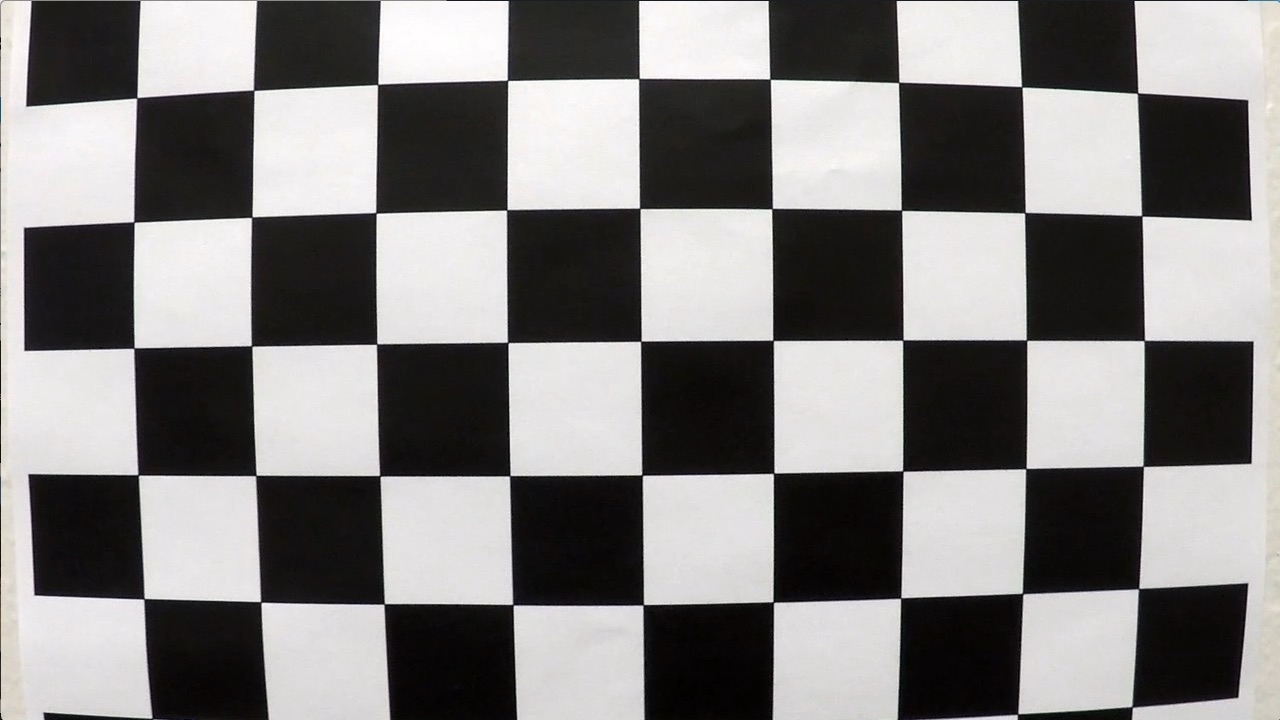
#> input picture 08_CarND-Advanced-Lane-Lines-Project4/camera_cal/calibration1.jpg, 1280 x 720 px
$ python test_single_image.py
#> lines starting #> are read from the running program, lines starting #| are printed output that depends on the picture; after the words box and inside, x2 and y2 are one past the last pixel; in counts of white or black regions, pixels touching at a corner belong together
### 08_CarND-Advanced-Lane-Lines-Project4/camera_calibration.py
import platform
import glob
import numpy as np
import cv2


class CameraCalibration():
	def __init__(self, images_path):
		self.intrinsic_mat = None
		self.dist_paras = None
		self.image_paths = glob.glob(images_path + '*.jpg')


	def calibrate(self):
		objp = np.zeros((6 * 9, 3), np.float32)
		objp[:, :2] = np.mgrid[0:9, 0:6].T.reshape(-1, 2)

		object_points = []
		img_points = []

		for idx, img_path in enumerate(self.image_paths):
			img = cv2.imread(img_path)
#> img is the input picture: shape (720, 1280, 3); mean B, G, R 127.8, 128.4, 130.1
			gray = cv2.cvtColor(img, cv2.COLOR_BGR2GRAY)

			# find corners
			ret, corners = cv2.findChessboardCorners(gray, (9, 6), None)
#> ret = False; corners = None

			if ret is True:
				object_points.append(objp)
				img_points.append(corners)

				cv2.drawChessboardCorners(img, (9, 6), corners, ret)
				if platform.system() == 'Windows':
					write_name = './output_images/draw_' + img_path[img_path.rfind('\\') + 1:]
				else:
					write_name = './output_images/draw_' + img_path[img_path.rfind('/') + 1:]
				cv2.imwrite(write_name, img)
#> pass 2 of the loop in calibrate, `for idx, img_path in enumerate(self.image_paths):`:
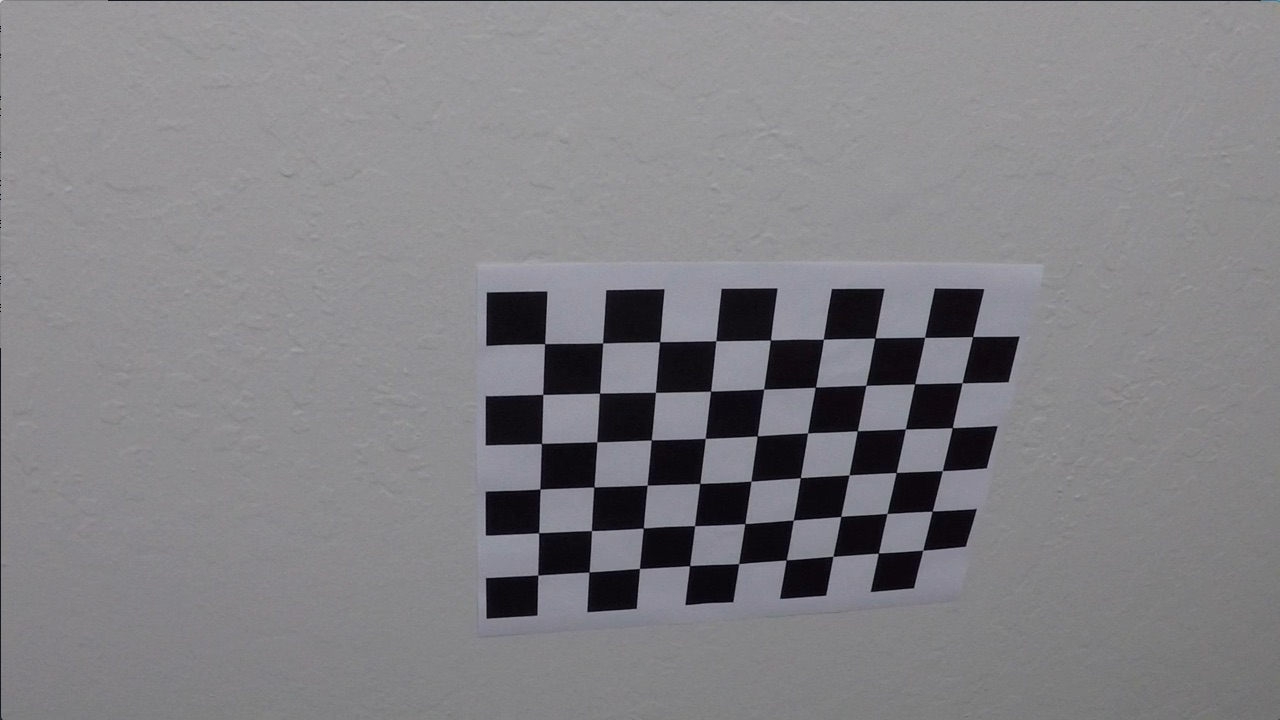
#> input picture 08_CarND-Advanced-Lane-Lines-Project4/camera_cal/calibration10.jpg, 1280 x 720 px
#> in calibrate, img is the input picture: shape (720, 1280, 3); mean B, G, R 133.1, 129.4, 130.2
#> in calibrate, `ret, corners = cv2.findChessboardCorners(gray, (9, 6), None)`: ret = True; corners = 54 rows, first 8: [545.3, 343.1], [602.7, 342.8], [660.1, 341.3], [715.8, 340.7], [770.6, 340], [823.5, 339.2], [874.3, 338.5], [925.1, 337.4]
#> in calibrate, `cv2.drawChessboardCorners(img, (9, 6), corners, ret)`:
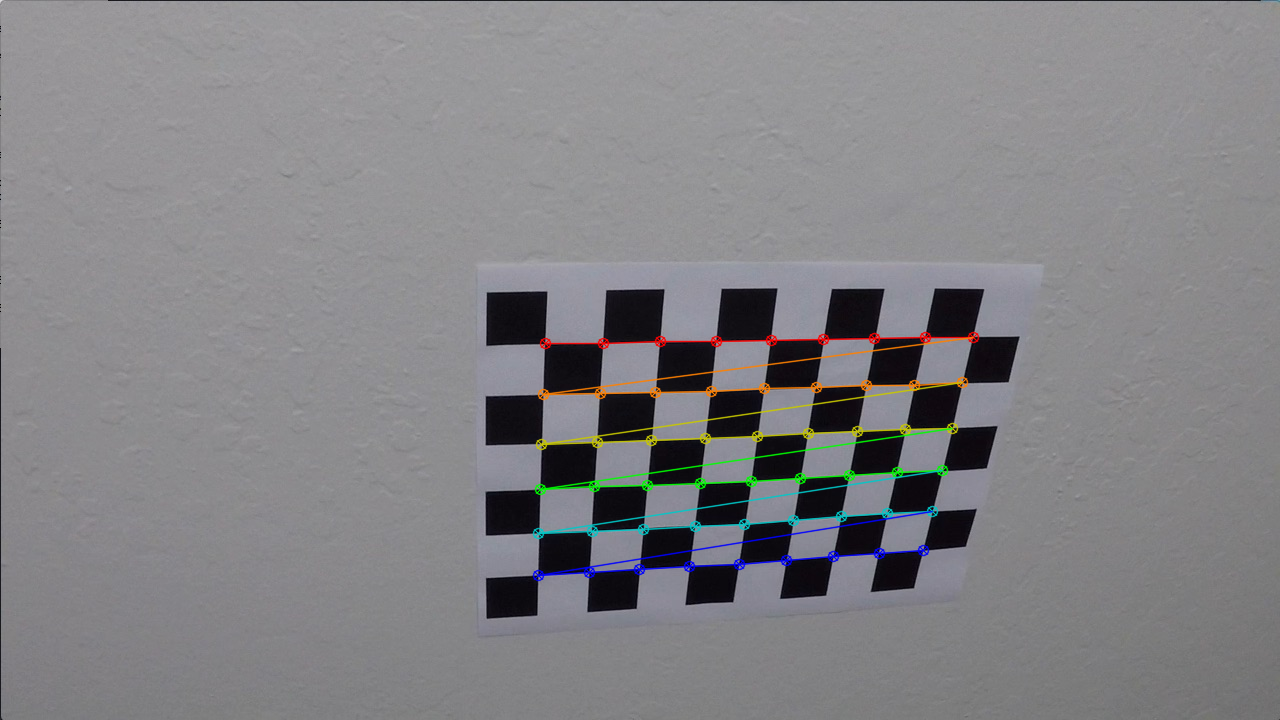
#> img: shape (720, 1280, 3); 1.91% of pixels changed, all inside (x1, y1, x2, y2) = (532, 331, 980, 582)
#> pass 3 of the loop in calibrate, `for idx, img_path in enumerate(self.image_paths):`:
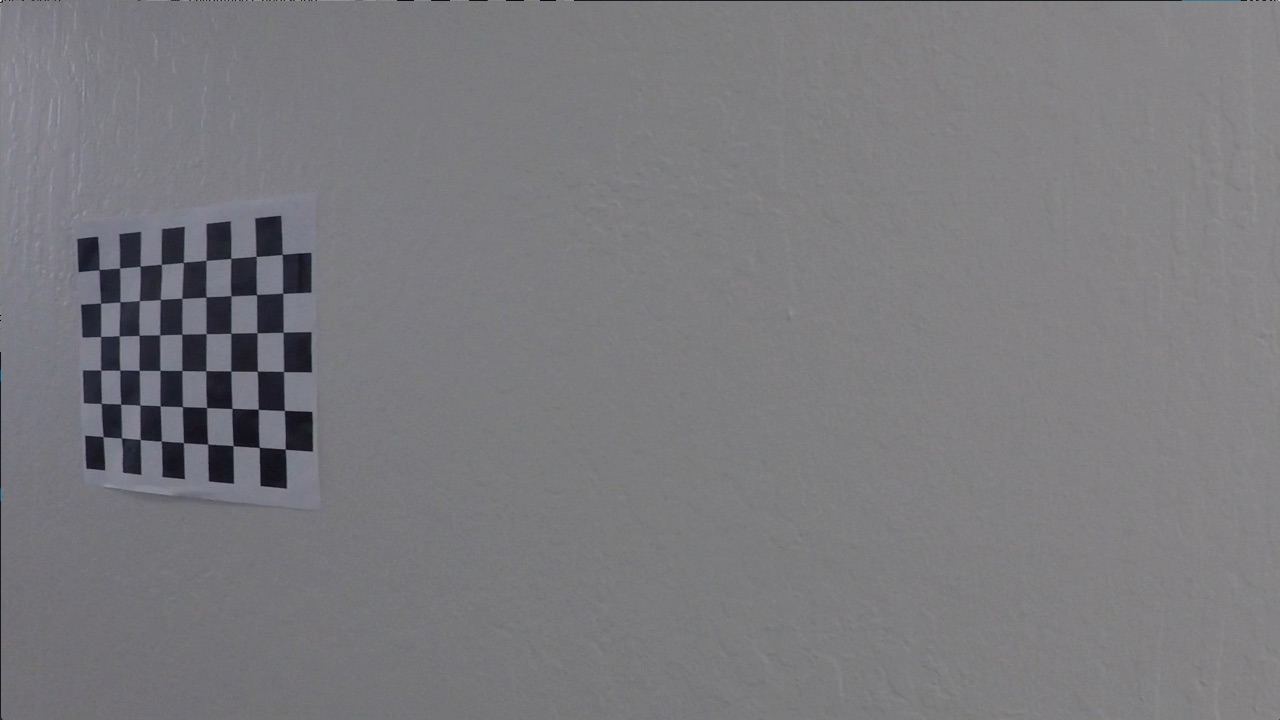
#> input picture 08_CarND-Advanced-Lane-Lines-Project4/camera_cal/calibration11.jpg, 1280 x 720 px
#> in calibrate, img is the input picture: shape (720, 1280, 3); mean B, G, R 125.2, 121.7, 122.2
#> corners = 54 rows, first 8: [99.22, 269.6], [119.6, 268], [140.1, 266.1], [161.3, 264.5], [183.3, 262.5], [206.1, 260.3], [230.7, 258.2], [256.2, 256.3]
#> in calibrate, `cv2.drawChessboardCorners(img, (9, 6), corners, ret)`:
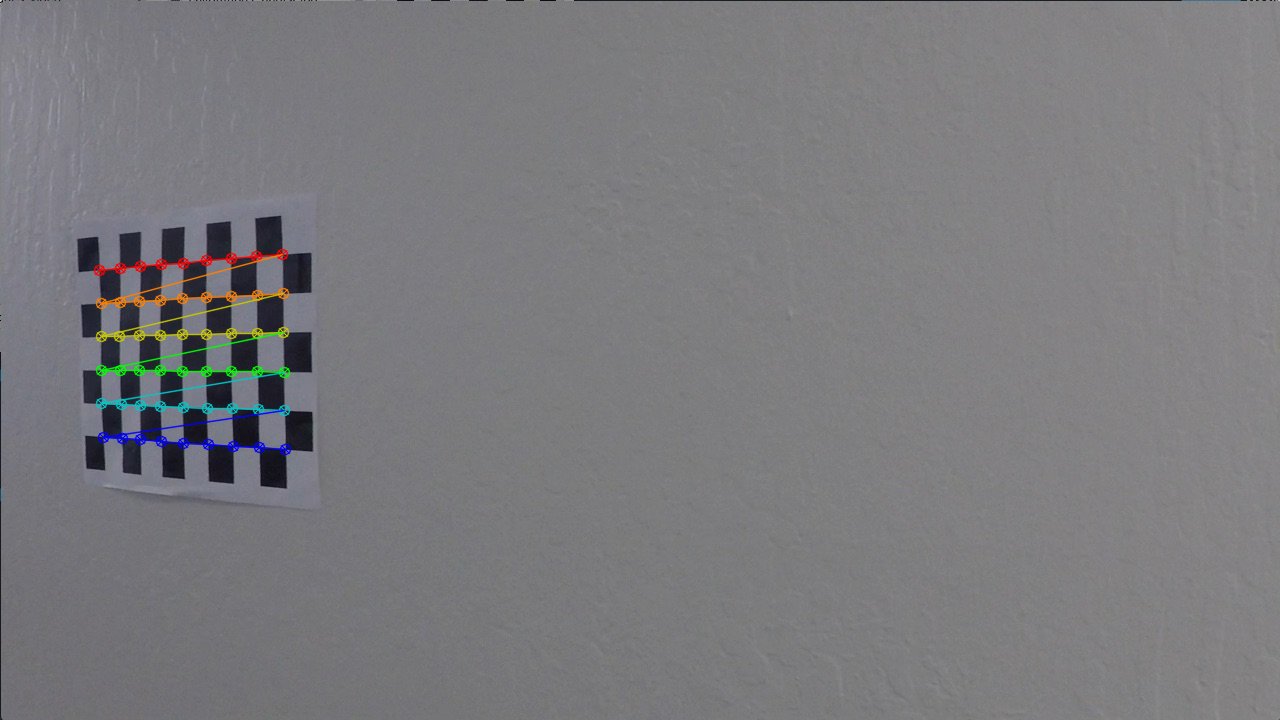
#> img: shape (720, 1280, 3); 1.11% of pixels changed, all inside (x1, y1, x2, y2) = (93, 248, 292, 456)

		#         calibrate
		test_img = cv2.imread('./camera_cal/calibration1.jpg')
		img_size = (test_img.shape[1], test_img.shape[0])
#> img_size = (1280, 720)
		ret, self.intrinsic_mat, self.dist_paras, rvecs, tves = cv2.calibrateCamera(object_points, img_points, img_size,
																					None, None)
#> ret = 0.644; self.intrinsic_mat = [[1057.6, 0, 691.1], [0, 1058.6, 278], [0, 0, 1]]; self.dist_paras = [[-0.322, 0.709, 0.013, 0.00946, -1.02]]; rvecs = ([0.424, -0.236, 0.0488], [-0.024, 0.4, -0.0295]); tves = ([-2.48, 1.1, 17.79], [-17.95, -0.401, 29.17])

		# [11 lines of commented-out code are left out]

		print('Camera calibration finished! Press any key to continue.')


	# [11 lines left out: function undistort_images, not called in this run]


	def get_intrinsic(self):
		return self.intrinsic_mat


	def get_distortion_paras(self):
		return self.dist_paras


# [3 lines that do not run on import are left out]

### 08_CarND-Advanced-Lane-Lines-Project4/test_single_image.py
import cv2
from camera_calibration import CameraCalibration
import image_processing as imgproc
import numpy as np
from line import Line

scaled_size = 1
image_size = (int(1280 * scaled_size), int(720 * scaled_size))
offset = image_size[1] * 0.3

file_name = './output_images/undist_straight_lines1.jpg'

calibration = CameraCalibration('camera_cal/')
calibration.calibrate()
intrinsic_mat = calibration.get_intrinsic()
#> intrinsic_mat = [[1057.6, 0, 691.1], [0, 1058.6, 278], [0, 0, 1]]
dist_paras = calibration.get_distortion_paras()
#> dist_paras = [[-0.322, 0.709, 0.013, 0.00946, -1.02]]

perspective_src_points = scaled_size * np.float32(
    [[233, 694], [595, 450], [686, 450], [1073, 694]])  # These points are manually selected
perspective_dst_points = np.float32([[offset, image_size[1]], [offset, 0],
                                     [image_size[0] - offset, 0], [image_size[0] - offset, image_size[1]]])

#######################
img = cv2.imread(file_name)
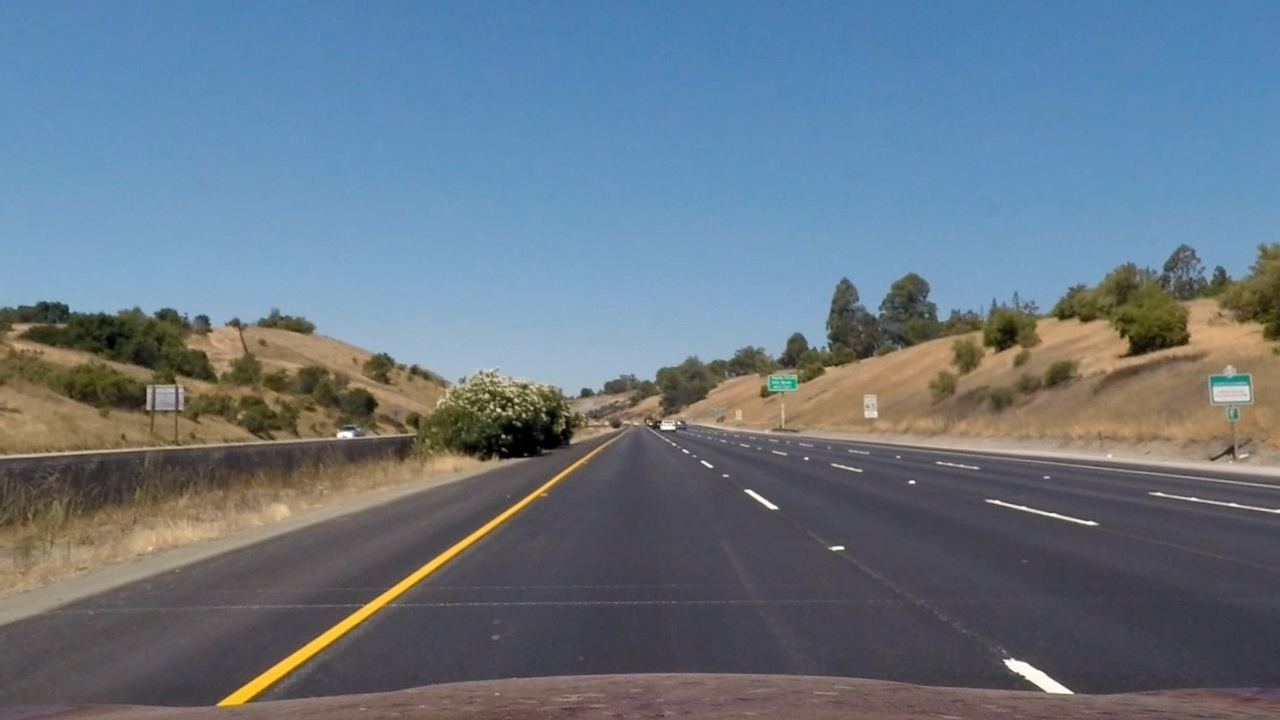
#> input picture 08_CarND-Advanced-Lane-Lines-Project4/output_images/undist_straight_lines1.jpg, 1280 x 720 px
#> img is the input picture: shape (720, 1280, 3); mean B, G, R 131.6, 118.3, 103.6
#> (the run stopped early here; a loop or call above may not have finished)
